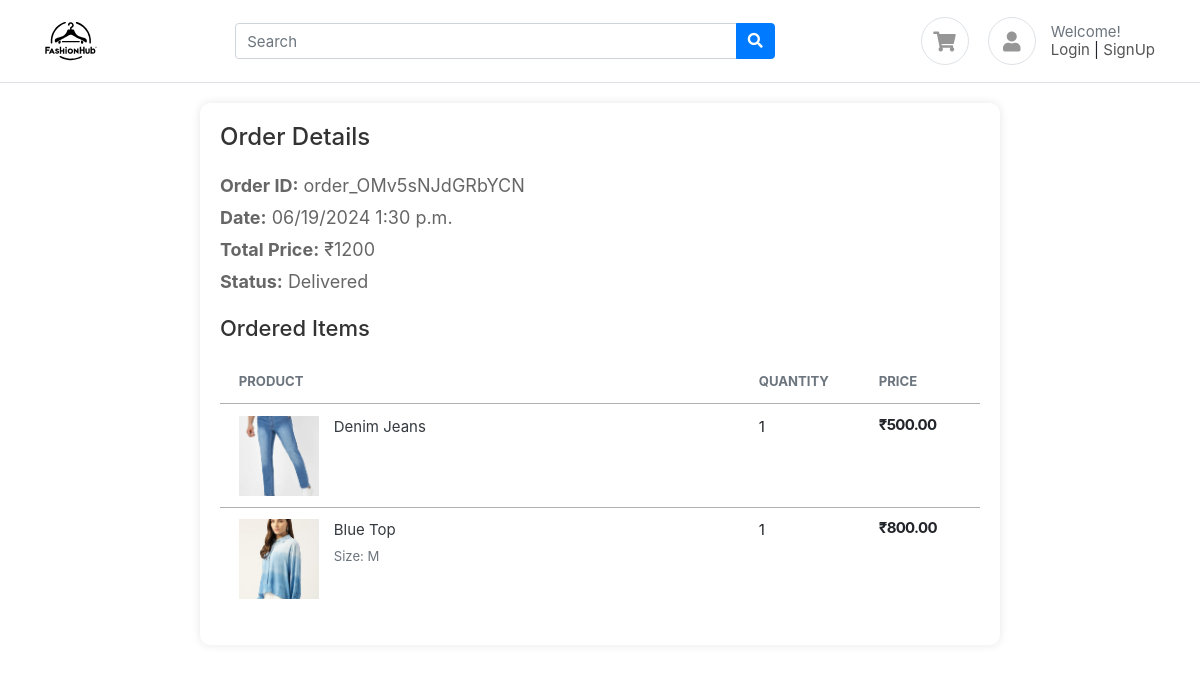
The app's page /accounts/order-detail/092eaf36-ca93-4ac5-b846-8204a42665bb/ with its own data.
### accounts/models.py (models this page shows, shortened)
class Cart(BaseModel):
  user = models.ForeignKey(User, on_delete=models.CASCADE, related_name='carts')
  coupon = models.ForeignKey(Coupon, on_delete=models.SET_NULL, null=True, blank=True)
  is_paid = models.BooleanField(default=False)
  razor_pay_order_id = models.CharField(max_length=100, null=True, blank=True)
  status = models.CharField(max_length=100, default='Pending')
  def get_cart_total(self):
    cart_items = self.cart_items.all()
    price = []
    for cart_item in cart_items:
      price.append(cart_item.get_product_price())
    return sum(price)
  def get_discount_price(self):
    if self.coupon:
      if self.get_cart_total() >= self.coupon.minimum_amount:
        return self.coupon.discount_price
    return 0
  def get_total(self):
    return self.get_cart_total() - self.get_discount_price()

class CartItem(BaseModel):
  cart = models.ForeignKey(Cart, on_delete=models.CASCADE, related_name='cart_items')
  product = models.ForeignKey(Product, on_delete=models.SET_NULL, null=True, blank=True)
  quantity = models.IntegerField(default=1)
  color_variant = models.ForeignKey(ColorVariant, on_delete=models.SET_NULL, null=True, blank=True)
  size_variant = models.ForeignKey(SizeVariant, on_delete=models.SET_NULL, null=True, blank=True)
  def get_product_price(self):
    price = [self.product.price]
    if self.color_variant:
      color_variant_price = self.color_variant.price
      price.append(color_variant_price)
    if self.size_variant:
      size_variant_price = self.size_variant.price
      price.append(size_variant_price)
    return sum(price)

### products/models.py (models this page shows, shortened)
class Product(BaseModel):
  product_name = models.CharField(max_length=100)
  slug = models.SlugField(unique=True, null=True, blank=True)
  category = models.ForeignKey(Category, on_delete=models.CASCADE, related_name='products')
  price = models.IntegerField()
  product_description = models.TextField()
  color_variant = models.ManyToManyField(ColorVariant, blank = True)
  size_variant = models.ManyToManyField(SizeVariant, blank = True)

class SizeVariant(BaseModel):
  size = models.CharField(max_length=100)
  price = models.IntegerField(default=0)

class Coupon(BaseModel):
  coupon_code = models.CharField(max_length=100)
  is_expired = models.BooleanField(default=False)
  discount_price = models.IntegerField(default=100)
  minimum_amount = models.IntegerField(default=500)

class ProductImage(BaseModel):
  product = models.ForeignKey(Product, on_delete=models.CASCADE, related_name='product_images')
  image = models.ImageField(upload_to='product')

### accounts/views.py (the view)
# urls.py: path('order-detail/<order_uid>/', order_detail, name='order_detail'),
def order_detail(request, order_uid):
  order = Cart.objects.get(uid = order_uid)
  context = {
    'order':order
  }
  return render(request,'accounts/order-detail.html', context)

### templates/accounts/order-detail.html
{% extends "base/base.html" %} {% load static %}{% block start %}
<head>
  <link rel="stylesheet" href="{% static 'css/order-detail.css' %}" />
</head>
<body>
  <div class="order-detail-container">
    <div class="order-summary">
      <h1>Order Details</h1>
      <p><strong>Order ID:</strong> {{ order.razor_pay_order_id }}</p>
      <p>
        <strong>Date:</strong> {{order.created_at|date:"SHORT_DATETIME_FORMAT"}}
      </p>
      <p><strong>Total Price:</strong> &#8377;{{ order.get_total }}</p>
      <p><strong>Status:</strong> {{ order.status }}</p>
    </div>
    <div class="ordered-items">
      <h2>Ordered Items</h2>
      <table class="table table-borderless table-shopping-cart">
        <thead class="text-muted">
          <tr class="small text-uppercase">
            <th scope="col">Product</th>
            <th scope="col" width="120">Quantity</th>
            <th scope="col" width="120">Price</th>
          </tr>
        </thead>
        <tbody>
          {% for cart_item in order.cart_items.all%}
          <tr>
            <td>
              <figure class="itemside">
                <div class="aside">
                  <img
                    src="{% static '' %}{{cart_item.product.product_images.first.image }}"
                    class="img-sm"
                  />
                </div>
                <figcaption class="info">
                  <a href="" class="title text-dark"
                    >{{cart_item.product.product_name}}</a
                  >
                  {% if cart_item.size_variant %}
                  <p class="text-muted small">
                    Size: {{cart_item.size_variant.size}}
                  </p>
                  {% endif %}
                </figcaption>
              </figure>
            </td>
            <td>
              <div>{{cart_item.quantity}}</div>
            </td>
            <td>
              <div class="price-wrap">
                <var class="price"
                  >&#8377;{{cart_item.get_product_price}}.00</var
                >
              </div>
            </td>
          </tr>
          {% endfor %}
        </tbody>
      </table>
    </div>
  </div>
</body>
{% endblock %}

### public/static/css/ui.css (style rules this page uses)
html { font-family: "Inter", sans-serif; font-size: 15px; }
.price-wrap { letter-spacing: -0.7px; }
.img-xs, .img-sm, .img-md, .img-lg { object-fit: cover; flex-shrink: 0; flex-grow: 0; }
.img-sm { width: 80px; height: 80px; }
var { font-style: normal; }
figure { margin-bottom: 0; }
p:last-child { margin-bottom: 0; }
.itemside { position: relative; display: flex; width: 100%; }
.itemside .aside { position: relative; flex-shrink: 0; }
.itemside .info { padding-left: 15px; padding-right: 7px; }
.itemside p { margin-bottom: 0; }
.itemside .title { display: block; margin-bottom: 5px; color: #212529; }
.price { font-weight: 600; color: #212529; }
.table-shopping-cart.table td, .table-shopping-cart.table th { padding-left: 1.25rem; padding-right: 1.25rem; }
.table-shopping-cart .price-wrap { line-height: 1.2; }
.table-shopping-cart .price { font-weight: bold; margin-right: 5px; display: block; }

### public/static/css/order-detail.css (style rules this page uses)
.order-detail-container { max-width: 800px; margin: 20px auto; background-color: #fff; padding: 20px; border-radius: 10px; box-shadow: 0 0 10px rgba(0, 0, 0, 0.1); }
.order-summary { margin-bottom: 20px; }
.order-summary h1 { font-size: 24px; margin-bottom: 20px; color: #333; }
.order-summary p { font-size: 18px; margin: 5px 0; color: #666; }
.ordered-items h2 { font-size: 22px; margin-bottom: 20px; color: #333; }
.ordered-items tbody tr { border-top: 1px solid #b2b1b1; }

### records on screen
Cart: razor_pay_order_id "order_OMv5sNJdGRbYCN", created_at "06/19/2024 1:30 p.m.", get_total "1200", status "Delivered"
CartItem: product.product_images.first.image (picture), product.product_name "Denim Jeans", quantity "1", get_product_price "500"
CartItem: product.product_images.first.image (picture), product.product_name "Blue Top", size_variant.size "M", quantity "1", get_product_price "800"
